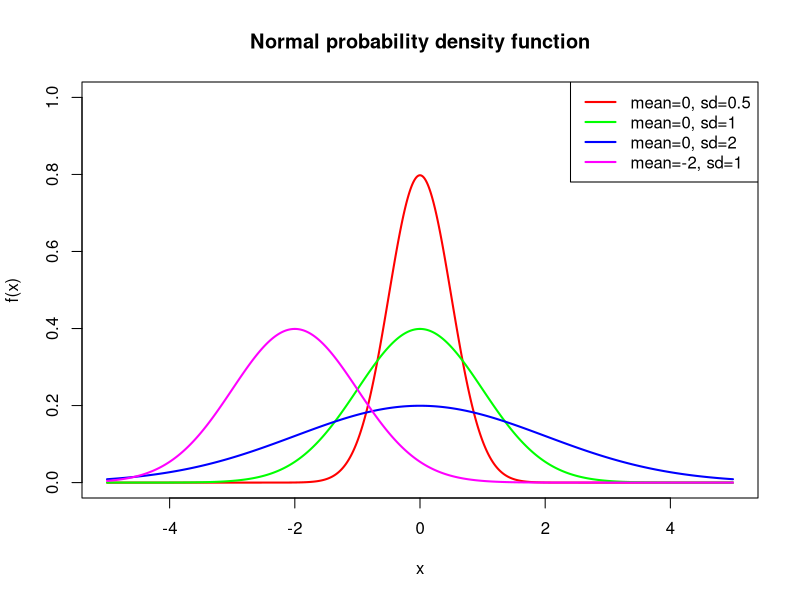
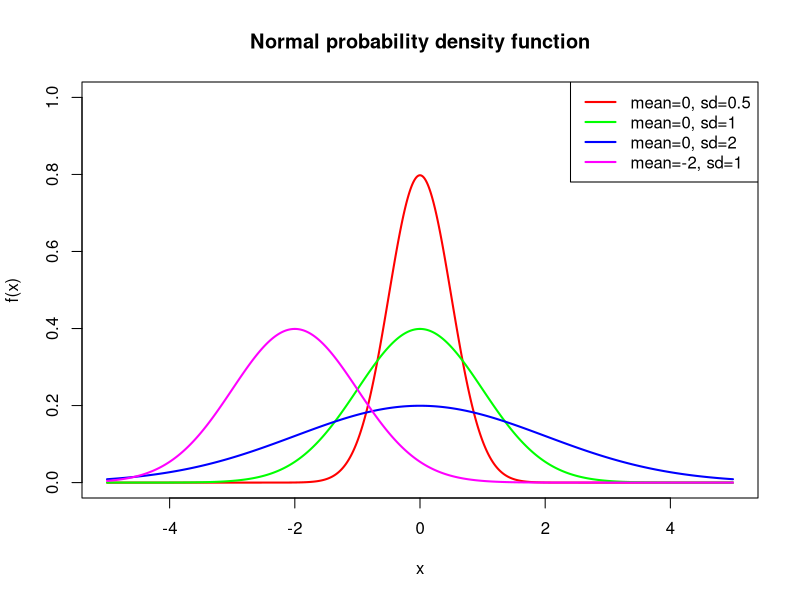
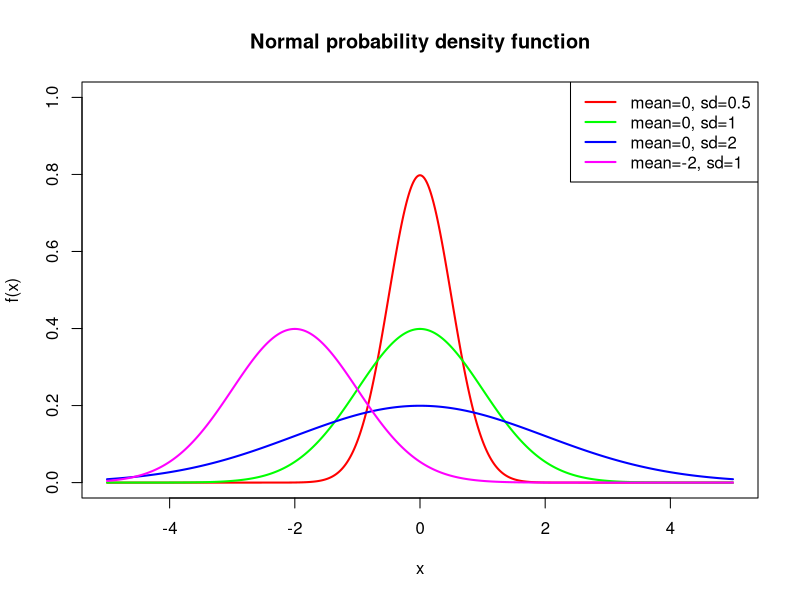
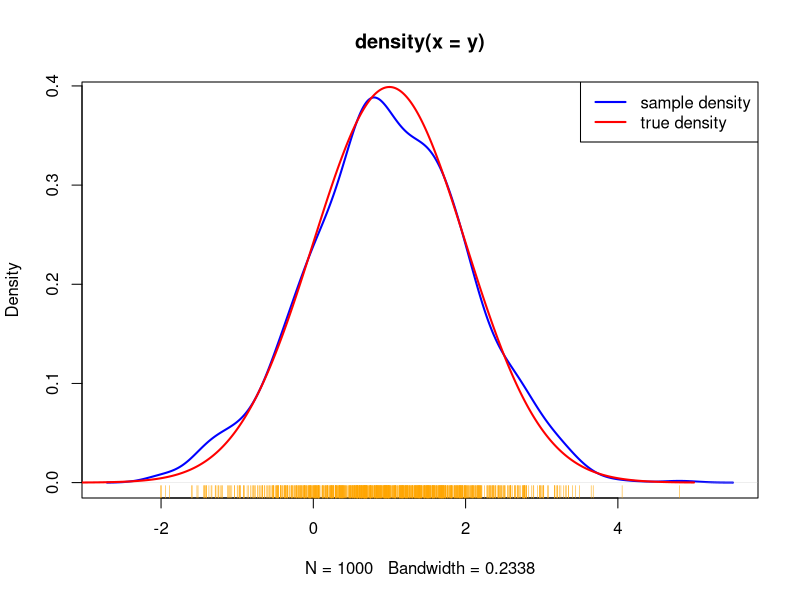
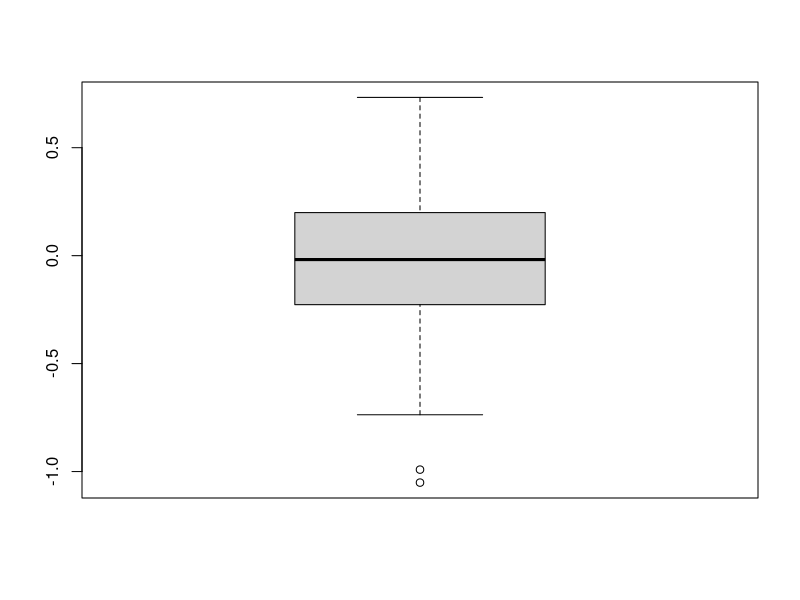
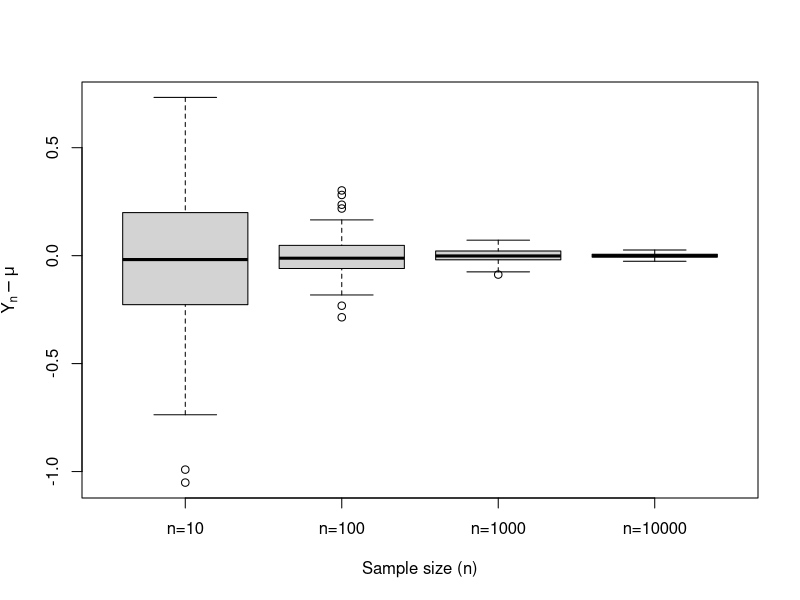
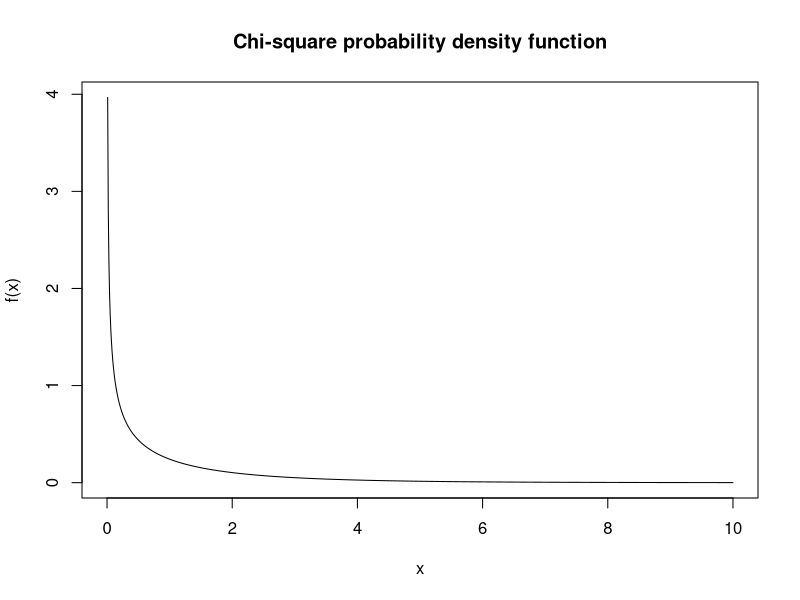
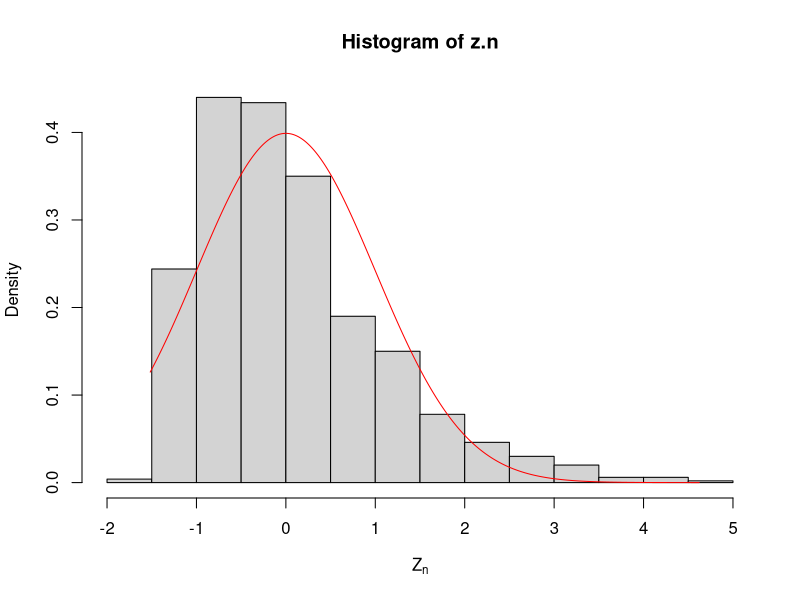

Reproduce these figures in R, in order.
## ---- chunk 1
min.x <- -5

max.x <- 5

num.samples <- 1000

x <- seq(from = min.x, to = max.x, length = num.samples)
## ---- chunk 2
# Open new blank plot with x limits from -5 to 5, and y limits from 0 to 1
plot(c(-5, 5), c(0, 1), xlab = 'x', ylab = 'f(x)', main = "Normal probability density function", type = "n")

# Add each density plot one at a time
lines(x, dnorm(x, mean = 0, sd = 0.5), lwd = 2, col = "red")

lines(x, dnorm(x, mean = 0, sd = 1), lwd = 2, col = "green")

lines(x, dnorm(x, mean = 0, sd = 2), lwd = 2, col = "blue")

lines(x, dnorm(x, mean = -2, sd = 1), lwd = 2, col = "magenta")

# We can also add a legend to the plot  
legend("topright", c("mean=0, sd=0.5", "mean=0, sd=1", "mean=0, sd=2", "mean=-2, sd=1"), col = c("red","green","blue","magenta"), lty = 1, lwd = 2)
## ---- chunk 3
normal.mean <- c(0, 0, 0, -2)

normal.sd <- c(0.5, 1, 2, 1)

colors <- c("red", "green", "blue", "magenta")
## ---- chunk 4
# Open new plot with x limits from -5 to 5, and y limits from 0 to 1
plot(c(-5, 5), c(0, 1), xlab = 'x', ylab = 'f(x)', main = "Normal probability density function", type = "n")

# Add density plots with a for loop
for(i in 1:length(normal.mean)){
  lines(x, dnorm(x, mean = normal.mean[i], sd = normal.sd[i]), lwd = 2, col = colors[i])
}

# Add a legend to the plot  
legend("topright", paste0("mean=", normal.mean, ", sd=", normal.sd), col = colors, lty = 1, lwd = 2)
## ---- chunk 5
# Open new plot with x limits from -5 to 5, and y limits from 0 to 1
plot(c(-5, 5), c(0, 1), xlab = 'x', ylab = 'f(x)', main = "Normal probability density function", type = "n")

# Create our own user-defined function for plotting Normal probability density function
f <- function(col, ...){
  lines(x, dnorm(x, ...), col = col, lwd = 2)
}

# apply this function with different parameters
plot.status <- mapply(f, mean = normal.mean, sd = normal.sd, col = colors)

# Add a legend to the plot  
legend("topright", paste0("mean=", normal.mean, ", sd=", normal.sd), col = colors, lty = 1, lwd = 2)
## ---- chunk 6
set.seed(1)

normal.mean <- 1
normal.sd <- 1

rnorm(n = 5, mean = normal.mean, sd = normal.sd)
## ---- chunk 7
# Draw a sample
set.seed(1)

y <- rnorm(n=1000, mean = normal.mean, sd = normal.sd)

# Estimate sample density
estimated.density <- density(y)

# Plot the estimated density
plot(estimated.density, col="blue", lwd = 2)

# Add the data points under the density plot and colors them organge
rug(y, col="orange")

# Plot the true density lines
x <- seq(from = -5, to = 5, length=1000)

true.density <- dnorm(x, mean = normal.mean, sd = normal.sd)

lines(x, true.density, col="red", lwd = 2)

legend("topright", c("sample density", "true density"), col = c("blue", "red"), lty = 1, lwd = 2)
## ---- chunk 8
set.seed(1)

normal.mean <- 1
normal.sd <- 1
## ---- chunk 9
(true.mean <- normal.mean)
## ---- chunk 10
true.mean <- normal.mean
print(true.mean)
## ---- chunk 11
(true.variance <- normal.sd^2)
## ---- chunk 12
n <- 100

y <- rnorm(n, mean = normal.mean, sd = normal.sd)

# This is the sample mean
(y.mean <- mean(y))
# Compare the sample mean to the true mean
y.mean - true.mean
## ---- chunk 13
set.seed(1)

# Number of samples
num.samp <- 100

# Size of each sample
samp.size <- 10

# Generate the samples in a matrix with num.samp rows and samp.size columns
y <- matrix(rnorm(n = num.samp * samp.size, mean = normal.mean, sd = normal.sd),
            nrow = num.samp, ncol=samp.size)
## ---- chunk 14
y.mean <- apply(y, 1, mean)
## ---- chunk 15
length(y.mean)
## ---- chunk 16
head(y.mean)
## ---- chunk 17
y.mean <- rowMeans(y)
## ---- chunk 18
length(y.mean)
## ---- chunk 19
head(y.mean)
## ---- chunk 20
mean.diff <- y.mean - true.mean
## ---- chunk 21
head(mean.diff)
## ---- chunk 22
boxplot(mean.diff)
## ---- chunk 23
normalSampleMean <- function(normal.mean, normal.sd, num.samp, samp.size){
  y <- matrix(rnorm(n = num.samp * samp.size, mean = normal.mean, sd = normal.sd),
              nrow = num.samp, ncol=samp.size)

  y.mean <- rowMeans(y)

  return(y.mean)
}
## ---- chunk 24
samp.sizes <- c(10, 100, 1000, 1e4)

names(samp.sizes) <- paste0("n=", samp.sizes)

samp.sizes
## ---- chunk 25
set.seed(1)

num.samp <- 100

y.mean <- sapply(samp.sizes, normalSampleMean, num.samp = num.samp, normal.mean = normal.mean, normal.sd = normal.sd)
## ---- chunk 26
set.seed(1)

num.samp <- 100

# Create an empty matrix to store y.means later
y.mean <- matrix(nrow = num.samp, ncol = length(samp.sizes), dimnames = list(c(1:num.samp),names(samp.sizes)))

# Compute y.means
for(i in 1:length(samp.sizes)){
  y.mean[,i] <- normalSampleMean(samp.size = samp.sizes[i], num.samp = num.samp, normal.mean = normal.mean, normal.sd = normal.sd)
}
## ---- chunk 27
boxplot(y.mean - true.mean, xlab = "Sample size (n)", ylab = expression(bar(Y)[n]-mu))
## ---- chunk 28
df <- 1

x <- seq(0, 10, length=1000)

plot(x, dchisq(x, df = df), type="l", xlab='x', ylab='f(x)', main="Chi-square probability density function")
## ---- chunk 29
set.seed(1)

# set sample size and the number of samples to draw
samp.size <- 5

num.samp <- 1000

# Draw 1000 samples and compute means
y <- matrix(rchisq(n = num.samp * samp.size, df = df), nrow = num.samp, ncol=samp.size)

y.mean <- rowMeans(y)
## ---- chunk 30
# Compute the true values
true.mean <- df

true.variance <- df*2

# Compute normalised values
z.n <- (sqrt(samp.size) * (y.mean - true.mean)) / sqrt(true.variance)

# Plot a histogram
hist(z.n, probability=TRUE, xlab=expression(Z[n]))

# Compute the normal density and overlay it on the plot in red
y <- seq(min(z.n), max(z.n), length=1000)

dens <- dnorm(y, mean=0, sd=1)

lines(y, dens, col="red")
## ---- chunk 31
chisqNormalisedMean <- function(df, num.samp, samp.size){
  # Compute the true values
  true.mean <- df

  true.variance <- df*2

  # Draw samples 
  y <- matrix(rchisq(n = num.samp * samp.size, df = df), nrow = num.samp, ncol=samp.size)

  y.mean <- rowMeans(y)

  # Compute normalised values
  z.n <- (sqrt(samp.size) * (y.mean - true.mean)) / sqrt(true.variance)

  return(z.n)
}
## ---- chunk 32
plotNormalComparison <- function(df, num.samp, n){
  z.n <- chisqNormalisedMean(df, num.samp, n)

  # It will be nice to have a title
  fig.title <- paste0("sample size = ", n)

  # Plot a histogram
  hist(z.n, probability=TRUE, main=fig.title, xlab=expression(Z[n]))

  # Compute the normal density and overlay it on the plot in red
  y <- seq(min(z.n), max(z.n), length=1000)

  dens <- dnorm(y, mean=0, sd=1)

  lines(y, dens, col="red")
}
## ---- chunk 33
set.seed(1)

samp.sizes <- c(5, 10, 100, 1000)

plot.status <- lapply(samp.sizes, plotNormalComparison, num.samp = num.samp, df = df)
## ---- chunk 34
set.seed(1)

n <- 5

z.n <- chisqNormalisedMean(df, num.samp, n)

ks.test(z.n, pnorm, mean=0, sd=1)
## ---- chunk 35
set.seed(1)

n <- 1000

z.n <- chisqNormalisedMean(df, num.samp, n)

ks.test(z.n, pnorm, mean=0, sd=1)
## ---- chunk 36
n <- 100

normal.mean <- 1

normal.sd <- 1

y <- rnorm(n, mean = normal.mean, sd = normal.sd)
## ---- chunk 37
# Mean using built in function
mean(y)
## ---- chunk 38
# Mean computed manually
sum(y) / length(y)
## ---- chunk 39
# Sample variance computed using built in function
var(y)
## ---- chunk 40
# Sample variance computed manually
sum((y - mean(y))^2) / (length(y) - 1)
